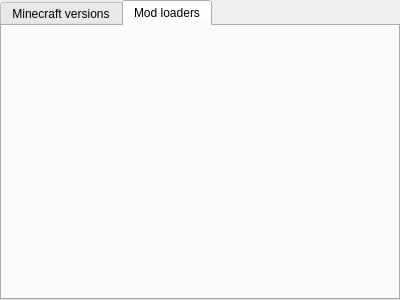
<?xml version="1.0" encoding="UTF-8"?>
<ui version="4.0">
 <class>ModFilterWidget</class>
 <widget class="QTabWidget" name="ModFilterWidget">
  <property name="geometry">
   <rect>
    <x>0</x>
    <y>0</y>
    <width>400</width>
    <height>300</height>
   </rect>
  </property>
  <property name="sizePolicy">
   <sizepolicy hsizetype="Expanding" vsizetype="Minimum">
    <horstretch>0</horstretch>
    <verstretch>0</verstretch>
   </sizepolicy>
  </property>
  <property name="currentIndex">
   <number>1</number>
  </property>
  <widget class="QWidget" name="VersionPage">
   <attribute name="title">
    <string>Minecraft versions</string>
   </attribute>
   <layout class="QGridLayout" name="gridLayout">
    <item row="0" column="0">
     <layout class="QFormLayout" name="formLayout">
      <item row="2" column="0">
       <widget class="QRadioButton" name="allVersionsButton">
        <property name="text">
         <string notr="true">allVersions</string>
        </property>
       </widget>
      </item>
      <item row="0" column="0">
       <widget class="QRadioButton" name="strictVersionButton">
        <property name="text">
         <string notr="true">strictVersion</string>
        </property>
       </widget>
      </item>
      <item row="1" column="0">
       <widget class="QRadioButton" name="majorVersionButton">
        <property name="text">
         <string notr="true">majorVersion</string>
        </property>
       </widget>
      </item>
     </layout>
    </item>
   </layout>
  </widget>
  <widget class="QWidget" name="LoaderPage">
   <attribute name="title">
    <string>Mod loaders</string>
   </attribute>
   <layout class="QFormLayout" name="formLayout_3">
    <item row="0" column="0">
     <layout class="QFormLayout" name="loaderPageLayout"/>
    </item>
   </layout>
  </widget>
 </widget>
 <resources/>
 <connections/>
</ui>
